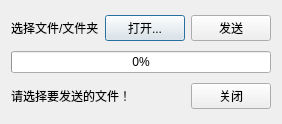
<?xml version="1.0" encoding="UTF-8"?>
<ui version="4.0">
 <class>SFile</class>
 <widget class="QDialog" name="SFile">
  <property name="geometry">
   <rect>
    <x>0</x>
    <y>0</y>
    <width>248</width>
    <height>124</height>
   </rect>
  </property>
  <property name="windowTitle">
   <string>文件传输</string>
  </property>
  <layout class="QGridLayout" name="gridLayout">
   <item row="0" column="0">
    <widget class="QLabel" name="label">
     <property name="text">
      <string>选择文件/文件夹</string>
     </property>
    </widget>
   </item>
   <item row="0" column="1" colspan="2">
    <widget class="QPushButton" name="openBtn">
     <property name="text">
      <string>打开...</string>
     </property>
    </widget>
   </item>
   <item row="0" column="3">
    <widget class="QPushButton" name="sendBtn">
     <property name="text">
      <string>发送</string>
     </property>
    </widget>
   </item>
   <item row="1" column="0" colspan="4">
    <widget class="QProgressBar" name="progressBar">
     <property name="value">
      <number>0</number>
     </property>
    </widget>
   </item>
   <item row="2" column="3">
    <widget class="QPushButton" name="closeBtn">
     <property name="text">
      <string>关闭</string>
     </property>
    </widget>
   </item>
   <item row="2" column="0" colspan="3">
    <widget class="QLabel" name="msgLabel">
     <property name="text">
      <string>请选择要发送的文件！</string>
     </property>
    </widget>
   </item>
  </layout>
 </widget>
 <resources/>
 <connections/>
</ui>
